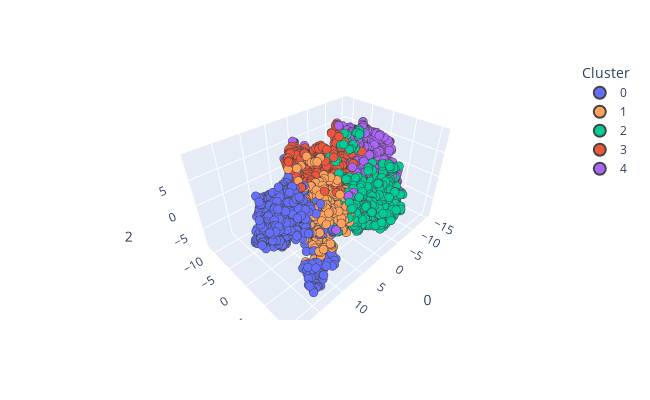

Notebook cell for this chart:
### Code cell
tsne = TSNE(n_components=3, perplexity=50, init='pca', learning_rate='auto', 
            random_state=42)
df_tsne = pd.DataFrame(tsne.fit_transform(X))
df_tsne['Cluster'] = bzcat_ppca.reset_index()['cluster_kmeans']
df_tsne['Cluster'] = df_tsne['Cluster'].astype('str')
fig = px.scatter_3d(df_tsne, x=0, y=1, z=2,
              color='Cluster', width=650, height=400,
              color_discrete_sequence=['#636EFA', '#FFA15A', '#00CC96',  '#EF553B',  '#AB63FA'],
              category_orders={'Cluster': ['0', '1', '2', '3', '4']})
fig.update_layout(legend= {'itemsizing': 'constant'})
fig.update_traces(marker={'size':3}, marker_line_width=0.5)
fig.write_html('figs/clusters_nonans.html')
fig.show()

### Figure 1 — Plotly figure (JSON) as saved in the notebook; plotly's stock layout.template omitted (floating-point values rounded to 4 significant figures; data arrays with more than 128 entries replaced by an {"elided": "..."} marker saying what was removed)
{"data": [{"hovertemplate": "Cluster=0<br>0=%{x}<br>1=%{y}<br>2=%{z}<extra></extra>", "legendgroup": "0", "marker": {"color": "#636EFA", "line": {"width": 0.5}, "size": 3, "symbol": "circle"}, "mode": "markers", "name": "0", "scene": "scene", "showlegend": true, "type": "scatter3d", "x": {"elided": "674 float values"}, "y": {"elided": "674 float values"}, "z": {"elided": "674 float values"}}, {"hovertemplate": "Cluster=1<br>0=%{x}<br>1=%{y}<br>2=%{z}<extra></extra>", "legendgroup": "1", "marker": {"color": "#FFA15A", "line": {"width": 0.5}, "size": 3, "symbol": "circle"}, "mode": "markers", "name": "1", "scene": "scene", "showlegend": true, "type": "scatter3d", "x": {"elided": "644 float values"}, "y": {"elided": "644 float values"}, "z": {"elided": "644 float values"}}, {"hovertemplate": "Cluster=2<br>0=%{x}<br>1=%{y}<br>2=%{z}<extra></extra>", "legendgroup": "2", "marker": {"color": "#00CC96", "line": {"width": 0.5}, "size": 3, "symbol": "circle"}, "mode": "markers", "name": "2", "scene": "scene", "showlegend": true, "type": "scatter3d", "x": {"elided": "658 float values"}, "y": {"elided": "658 float values"}, "z": {"elided": "658 float values"}}, {"hovertemplate": "Cluster=3<br>0=%{x}<br>1=%{y}<br>2=%{z}<extra></extra>", "legendgroup": "3", "marker": {"color": "#EF553B", "line": {"width": 0.5}, "size": 3, "symbol": "circle"}, "mode": "markers", "name": "3", "scene": "scene", "showlegend": true, "type": "scatter3d", "x": {"elided": "704 float values"}, "y": {"elided": "704 float values"}, "z": {"elided": "704 float values"}}, {"hovertemplate": "Cluster=4<br>0=%{x}<br>1=%{y}<br>2=%{z}<extra></extra>", "legendgroup": "4", "marker": {"color": "#AB63FA", "line": {"width": 0.5}, "size": 3, "symbol": "circle"}, "mode": "markers", "name": "4", "scene": "scene", "showlegend": true, "type": "scatter3d", "x": {"elided": "847 float values"}, "y": {"elided": "847 float values"}, "z": {"elided": "847 float values"}}], "layout": {"height": 400, "legend": {"itemsizing": "constant", "title": {"text": "Cluster"}, "tracegroupgap": 0}, "margin": {"t": 60}, "scene": {"domain": {"x": [0, 1], "y": [0, 1]}, "xaxis": {"title": {"text": "0"}}, "yaxis": {"title": {"text": "1"}}, "zaxis": {"title": {"text": "2"}}}, "width": 650}}
